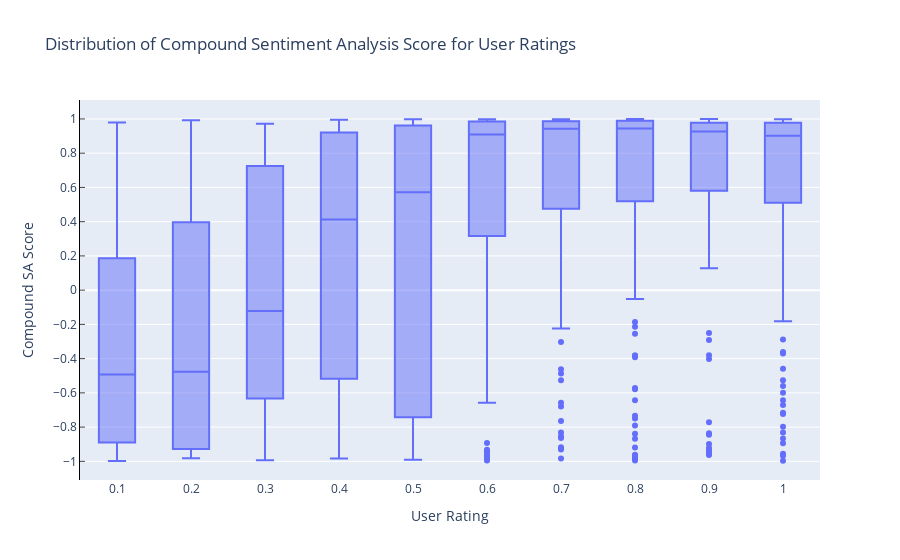

Source (notebook cell):
### Code cell
fig3 = px.box(Score_sample,x='Evaluated_User_Rating',y='Compound_Score',hover_name="Id",
              title='Distribution of Compound Sentiment Analysis Score for User Ratings')
fig3.update_xaxes(showticklabels=True,nticks=11,title_text='User Rating')
fig3.update_yaxes(showticklabels=True,nticks=12,ticks='inside',
                  showline=True, linecolor='black',
                  showgrid=True,title_text= 'Compound SA Score')
fig3.show()
py.plot(fig3, filename = 'Box dist of SA score per User ratings', auto_open=True)

### Figure 1 — Plotly figure (JSON) as saved in the notebook; plotly's stock layout.template omitted (floating-point values rounded to 4 significant figures; data arrays with more than 128 entries replaced by an {"elided": "..."} marker saying what was removed)
{"data": [{"alignmentgroup": "True", "hovertemplate": "<b>%{hovertext}</b><br><br>Evaluated_User_Rating=%{x}<br>Compound_Score=%{y}<extra></extra>", "hovertext": {"elided": "800 str values"}, "legendgroup": "", "marker": {"color": "#636efa"}, "name": "", "notched": false, "offsetgroup": "", "orientation": "v", "showlegend": false, "type": "box", "x": {"elided": "800 float values"}, "x0": " ", "xaxis": "x", "y": {"elided": "800 float values"}, "y0": " ", "yaxis": "y"}], "layout": {"boxmode": "group", "legend": {"tracegroupgap": 0}, "title": {"text": "Distribution of Compound Sentiment Analysis Score for User Ratings"}, "xaxis": {"anchor": "y", "domain": [0, 1], "nticks": 11, "showticklabels": true, "title": {"text": "User Rating"}}, "yaxis": {"anchor": "x", "domain": [0, 1], "linecolor": "black", "nticks": 12, "showgrid": true, "showline": true, "showticklabels": true, "ticks": "inside", "title": {"text": "Compound SA Score"}}}}
